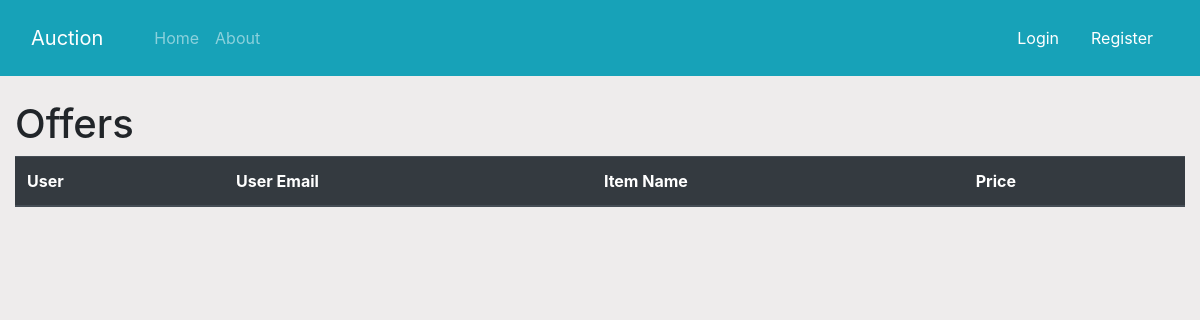
The page /offers/49 on the database as committed earlier.
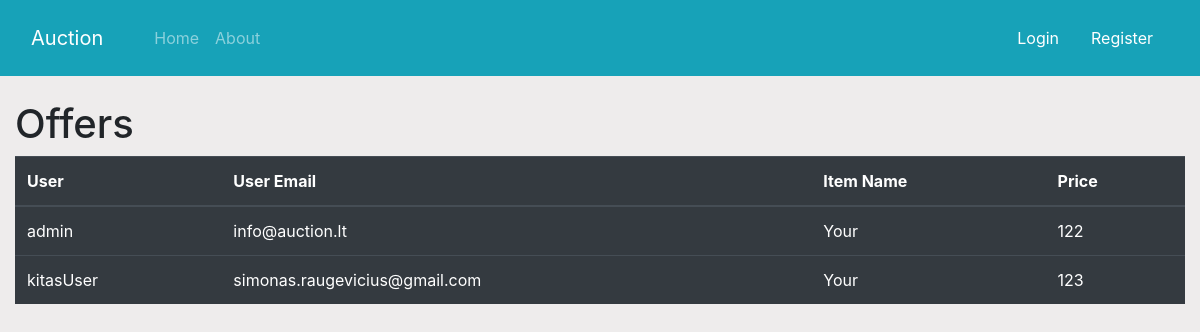
The same page on the database as committed later.
### app/offer.py (models this page shows)
class Offer(db.Model):
    id = db.Column(db.Integer, primary_key=True)
    item_id = db.Column(db.Integer, db.ForeignKey('item.id'), nullable=False)
    user_id = db.Column(db.Integer, db.ForeignKey('user.id'), nullable=False)
    price = db.Column(db.Integer, nullable=False)

### app/user.py (models this page shows)
class User(db.Model, UserMixin):
    id = db.Column(db.Integer, primary_key=True)
    username = db.Column(db.String(20), unique=True, nullable=False)
    email = db.Column(db.String(80), unique=True, nullable=False)
    password = db.Column(db.String(80), nullable=False)
    items = db.relationship('Item', backref='owner', lazy=True)
    offer = db.relationship('Offer', backref='usr_offer', lazy=True)

### app/item.py (models this page shows)
class Item(db.Model):
    id = db.Column(db.Integer, primary_key=True)
    name = db.Column(db.String(80), nullable=False)
    category = db.Column(db.String(80), nullable=False)
    description = db.Column(db.String(80), nullable=False)
    country = db.Column(db.String(80), nullable=False)
    min_price = db.Column(db.Integer, nullable=False)
    offer = db.relationship('Offer', backref='offer', lazy=True)
    auction_image = db.Column(db.String(256), nullable=False)
    end_day = db.Column(db.DateTime, nullable=False)
    time = db.Column(db.Integer, nullable=False)
    views = db.Column(db.Integer, nullable=False, default=0)
    user_id = db.Column(db.Integer, db.ForeignKey('user.id'), nullable=False)

### app/controllers/item.py (the view)
@App.route('/offers/<int:item_id>', methods=['GET'])
def offers(item_id):
    offers = (db.session.query(Offer).join(User).join(Item, Item.id == Offer.item_id)).filter_by(id=item_id).all()
    return render_template('offers.html', title="Offers", offers=offers)

### app/templates/offers.html
{% extends 'layout.html' %}
{% block content %}
    <h1>{{title}}</h1>
    <table class="table table-dark">
        <thead>
          <tr>
            <th scope="col">User</th>
            <th scope="col">User Email</th>
            <th scope="col">Item Name</th>
            <th scope="col">Price</th>
          </tr>
        </thead>
        <tbody>
        {% for ofr in offers %}
          <tr>
            <td>{{ofr.usr_offer.username}}</td>
            <td>{{ofr.usr_offer.email}}</td>
            <td><a class="text-white" href={{url_for('item', item_id=ofr.offer.id)}}>{{ofr.offer.name.capitalize()}}</a></td>
            <td>{{ofr.price}}</td>
          </tr>
          {% endfor %}
        </tbody>
      </table>
{% endblock content%}

Rows that differ between the two databases and show on the page:
now on this page (row edited): Offer: usr_offer.username "admin", usr_offer.email "info@auction.lt", offer.name "Your", price "122"
now on this page (row edited): Offer: usr_offer.username "kitasUser", usr_offer.email "simonas.raugevicius@gmail.com", offer.name "Your", price "123"
